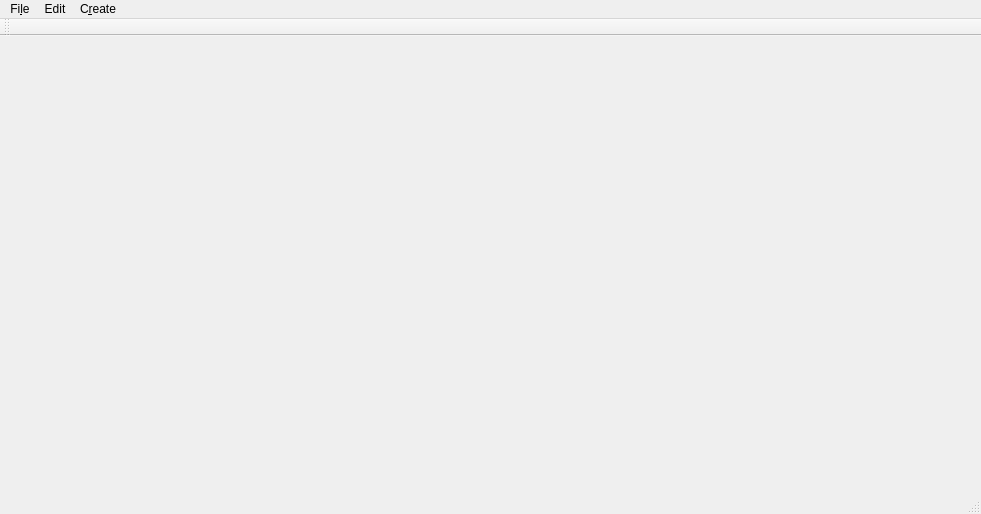
<?xml version="1.0" encoding="UTF-8"?>
<ui version="4.0">
 <class>MainWindow</class>
 <widget class="QMainWindow" name="MainWindow">
  <property name="geometry">
   <rect>
    <x>0</x>
    <y>0</y>
    <width>981</width>
    <height>514</height>
   </rect>
  </property>
  <property name="sizePolicy">
   <sizepolicy hsizetype="Preferred" vsizetype="Preferred">
    <horstretch>0</horstretch>
    <verstretch>0</verstretch>
   </sizepolicy>
  </property>
  <property name="windowTitle">
   <string>MainWindow</string>
  </property>
  <widget class="QWidget" name="centralWidget">
   <property name="sizePolicy">
    <sizepolicy hsizetype="Maximum" vsizetype="Maximum">
     <horstretch>0</horstretch>
     <verstretch>0</verstretch>
    </sizepolicy>
   </property>
   <layout class="QHBoxLayout" name="horizontalLayout">
    <property name="bottomMargin">
     <number>12</number>
    </property>
   </layout>
  </widget>
  <widget class="QMenuBar" name="menuBar">
   <property name="geometry">
    <rect>
     <x>0</x>
     <y>0</y>
     <width>981</width>
     <height>32</height>
    </rect>
   </property>
   <widget class="QMenu" name="menuDemo_Project">
    <property name="title">
     <string>Fi&amp;le</string>
    </property>
    <addaction name="actionNew"/>
    <addaction name="actionOpen"/>
    <addaction name="separator"/>
    <addaction name="actionSave_2"/>
    <addaction name="actionSave_As"/>
    <addaction name="separator"/>
    <addaction name="actionExit"/>
   </widget>
   <widget class="QMenu" name="menuEdit">
    <property name="title">
     <string>Edit</string>
    </property>
    <widget class="QMenu" name="menuSelect">
     <property name="title">
      <string>&amp;Select</string>
     </property>
     <addaction name="actionSelect_All"/>
     <addaction name="actionSelect_None"/>
     <addaction name="actionInvert_Selection"/>
    </widget>
    <addaction name="actionUndo"/>
    <addaction name="actionRedo"/>
    <addaction name="separator"/>
    <addaction name="actionCut"/>
    <addaction name="actionCopy"/>
    <addaction name="actionPaste"/>
    <addaction name="separator"/>
    <addaction name="menuSelect"/>
   </widget>
   <widget class="QMenu" name="menuDemo">
    <property name="title">
     <string>C&amp;reate</string>
    </property>
    <widget class="QMenu" name="menuLine">
     <property name="title">
      <string>&amp;Line</string>
     </property>
     <addaction name="action2_Point_Line"/>
    </widget>
    <widget class="QMenu" name="menuCircle">
     <property name="title">
      <string>C&amp;ircle</string>
     </property>
     <addaction name="actionCenter_Radius"/>
     <addaction name="actionCenter_Diameter"/>
     <addaction name="separator"/>
     <addaction name="action2_Point_Circle"/>
     <addaction name="action3_Point_Circle_2"/>
     <addaction name="separator"/>
     <addaction name="actionTan_Tan_Radius"/>
     <addaction name="actionTan_Tan_Tan"/>
    </widget>
    <widget class="QMenu" name="menuArc">
     <property name="title">
      <string>Arc</string>
     </property>
     <addaction name="action3_Point_Arc"/>
     <addaction name="separator"/>
     <addaction name="actionStart_Center_End_2"/>
     <addaction name="actionStart_Center_Angle_2"/>
     <addaction name="actionStart_Center_Length"/>
     <addaction name="separator"/>
     <addaction name="actionStart_End_Angle_3"/>
     <addaction name="actionStart_End_Direction_2"/>
     <addaction name="actionStart_End_Radius_2"/>
     <addaction name="separator"/>
     <addaction name="actionCenter_Start_End_2"/>
     <addaction name="actionCenter_Start_Angle_2"/>
     <addaction name="actionCenter_Start_Length_2"/>
     <addaction name="separator"/>
     <addaction name="actionContinue"/>
    </widget>
    <widget class="QMenu" name="menuEllipse">
     <property name="title">
      <string>Ellipse</string>
     </property>
     <addaction name="actionEllipseAxis_Start_End"/>
     <addaction name="actionEllipseAxis_Center_End"/>
    </widget>
    <widget class="QMenu" name="menuDimension">
     <property name="title">
      <string>&amp;Dimension</string>
     </property>
     <addaction name="actionOrdinate"/>
     <addaction name="actionLinear"/>
     <addaction name="actionAligned"/>
     <addaction name="actionANG3PT"/>
     <addaction name="actionANG2LN"/>
     <addaction name="actionRadius"/>
     <addaction name="actionDiameter"/>
    </widget>
    <addaction name="actionAdd_Random_Lines"/>
    <addaction name="actionAdd_Random_Circles"/>
    <addaction name="actionAdd_Random_Arc"/>
    <addaction name="actionClear_Undoable_Stack"/>
    <addaction name="separator"/>
    <addaction name="menuLine"/>
    <addaction name="menuCircle"/>
    <addaction name="menuArc"/>
    <addaction name="menuEllipse"/>
    <addaction name="menuDimension"/>
    <addaction name="actionPolyline"/>
    <addaction name="actionSpline"/>
   </widget>
   <addaction name="menuDemo_Project"/>
   <addaction name="menuEdit"/>
   <addaction name="menuDemo"/>
  </widget>
  <widget class="QToolBar" name="mainToolBar">
   <attribute name="toolBarArea">
    <enum>TopToolBarArea</enum>
   </attribute>
   <attribute name="toolBarBreak">
    <bool>false</bool>
   </attribute>
  </widget>
  <widget class="QStatusBar" name="statusBar"/>
  <action name="actionNew">
   <property name="text">
    <string>&amp;New</string>
   </property>
  </action>
  <action name="actionUndo">
   <property name="text">
    <string>&amp;Undo</string>
   </property>
  </action>
  <action name="actionRedo">
   <property name="text">
    <string>&amp;Redo</string>
   </property>
  </action>
  <action name="actionAdd_Random_Lines">
   <property name="text">
    <string>&amp;Add Random Lines</string>
   </property>
  </action>
  <action name="actionAdd_Random_Circles">
   <property name="text">
    <string>Add &amp;Random Circles</string>
   </property>
  </action>
  <action name="actionAdd_Random_Arc">
   <property name="text">
    <string>Add Ra&amp;ndom Arc</string>
   </property>
  </action>
  <action name="actionClear_Undoable_Stack">
   <property name="text">
    <string>&amp;Clear Undoable Stack</string>
   </property>
  </action>
  <action name="actionOpen">
   <property name="text">
    <string>&amp;Open</string>
   </property>
  </action>
  <action name="actionSave">
   <property name="text">
    <string>save</string>
   </property>
  </action>
  <action name="actionSave_2">
   <property name="text">
    <string>&amp;Save</string>
   </property>
  </action>
  <action name="actionSave_As">
   <property name="text">
    <string>Sa&amp;ve As</string>
   </property>
  </action>
  <action name="actionExit">
   <property name="text">
    <string>&amp;Exit</string>
   </property>
  </action>
  <action name="actionCut">
   <property name="text">
    <string>&amp;Cut</string>
   </property>
  </action>
  <action name="actionCopy">
   <property name="text">
    <string>C&amp;opy</string>
   </property>
  </action>
  <action name="actionPaste">
   <property name="text">
    <string>&amp;Paste</string>
   </property>
  </action>
  <action name="actionSelect_All">
   <property name="text">
    <string>&amp;Select All</string>
   </property>
  </action>
  <action name="actionSelect_None">
   <property name="text">
    <string>Select &amp;None</string>
   </property>
  </action>
  <action name="actionInvert_Selection">
   <property name="text">
    <string>&amp;Invert Selection</string>
   </property>
  </action>
  <action name="actionLine">
   <property name="text">
    <string>Line</string>
   </property>
  </action>
  <action name="actionEllipseAxis_Start_End">
   <property name="text">
    <string>&amp;Ellipse</string>
   </property>
  </action>
  <action name="actionEllipseAxis_Center_End">
   <property name="text">
    <string>&amp;Ellipse Center</string>
   </property>
  </action>
  <action name="actionPolyline">
   <property name="text">
    <string>&amp;Polyline</string>
   </property>
  </action>
  <action name="actionSpline">
   <property name="text">
    <string>&amp;Spline</string>
   </property>
  </action>
  <action name="action2_Point_Line">
   <property name="text">
    <string>&amp;2 Point Line</string>
   </property>
  </action>
  <action name="actionCenter_Radius">
   <property name="text">
    <string>&amp;Center, Radius</string>
   </property>
  </action>
  <action name="action3_Point_Circle">
   <property name="text">
    <string>3 Point Circle</string>
   </property>
  </action>
  <action name="action2_Point_circle">
   <property name="text">
    <string>2 Point circle</string>
   </property>
  </action>
  <action name="action3_Point_Arc">
   <property name="text">
    <string>&amp;3 Point Arc</string>
   </property>
  </action>
  <action name="actionStart_Center_End">
   <property name="text">
    <string>Start, Center, End</string>
   </property>
  </action>
  <action name="actionCenter_Start_End">
   <property name="text">
    <string>Center, Start, End</string>
   </property>
  </action>
  <action name="actionStart_Center_Angle">
   <property name="text">
    <string>Start, Center, Angle</string>
   </property>
  </action>
  <action name="actionCenter_Start_Angle">
   <property name="text">
    <string>Center, Start, Angle</string>
   </property>
  </action>
  <action name="actionStart_End_Angle">
   <property name="text">
    <string>Start, End, Angle</string>
   </property>
  </action>
  <action name="actionStart">
   <property name="text">
    <string>Start, Center, Length</string>
   </property>
  </action>
  <action name="actionCenter_Start_Length">
   <property name="text">
    <string>Center, Start, Length</string>
   </property>
  </action>
  <action name="actionStart_End_Angle_2">
   <property name="text">
    <string>Start, End, Angle</string>
   </property>
  </action>
  <action name="actionStart_End_Direction">
   <property name="text">
    <string>Start, End, Direction</string>
   </property>
  </action>
  <action name="actionStart_End_Radius">
   <property name="text">
    <string>Start, End, Radius</string>
   </property>
  </action>
  <action name="actionStart_Center_End_2">
   <property name="text">
    <string>&amp;Start, Center, End</string>
   </property>
  </action>
  <action name="actionStart_Center_Angle_2">
   <property name="text">
    <string>Start, Center, An&amp;gle</string>
   </property>
  </action>
  <action name="actionStart_Center_Length">
   <property name="text">
    <string>Start, Center, &amp;Length</string>
   </property>
  </action>
  <action name="actionStart_End_Angle_3">
   <property name="text">
    <string>Start, &amp;End, Angle</string>
   </property>
  </action>
  <action name="actionStart_End_Direction_2">
   <property name="text">
    <string>Start, End, &amp;Direction</string>
   </property>
  </action>
  <action name="actionStart_End_Radius_2">
   <property name="text">
    <string>Start, End, &amp;Radius</string>
   </property>
  </action>
  <action name="actionCenter_Start_End_2">
   <property name="text">
    <string>&amp;Center, Start, End</string>
   </property>
  </action>
  <action name="actionCenter_Start_Angle_2">
   <property name="text">
    <string>Ce&amp;nter, Start, Angle</string>
   </property>
  </action>
  <action name="actionCenter_Start_Length_2">
   <property name="text">
    <string>Center, Start, Lengt&amp;h</string>
   </property>
  </action>
  <action name="actionContinue">
   <property name="text">
    <string>C&amp;ontinue</string>
   </property>
  </action>
  <action name="actionCenter_Diameter">
   <property name="text">
    <string>Center, &amp;Diameter</string>
   </property>
  </action>
  <action name="action2_Point_Circle">
   <property name="text">
    <string>&amp;2 Point Circle</string>
   </property>
  </action>
  <action name="action3_Point_Circle_2">
   <property name="text">
    <string>&amp;3 Point Circle</string>
   </property>
  </action>
  <action name="actionTan_Tan_Radius">
   <property name="text">
    <string>&amp;Tan, Tan, Radius</string>
   </property>
  </action>
  <action name="actionTan_Tan_Tan">
   <property name="text">
    <string>Ta&amp;n, Tan, Tan</string>
   </property>
  </action>
  <action name="actionConstruction_Line">
   <property name="text">
    <string>&amp;Construction Line</string>
   </property>
  </action>
  <action name="actionOrdinate">
   <property name="text">
    <string>&amp;Ordinate</string>
   </property>
  </action>
  <action name="actionLinear">
   <property name="text">
    <string>&amp;Linear</string>
   </property>
  </action>
  <action name="actionAligned">
   <property name="text">
    <string>&amp;Aligned</string>
   </property>
  </action>
  <action name="actionANG3PT">
   <property name="text">
    <string>A&amp;NG3PT</string>
   </property>
  </action>
  <action name="actionANG2LN">
   <property name="text">
    <string>AN&amp;G2LN</string>
   </property>
  </action>
  <action name="actionRadius">
   <property name="text">
    <string>&amp;Radius</string>
   </property>
  </action>
  <action name="actionDiameter">
   <property name="text">
    <string>&amp;Diameter</string>
   </property>
  </action>
 </widget>
 <layoutdefault spacing="6" margin="11"/>
 <resources/>
 <connections/>
</ui>
